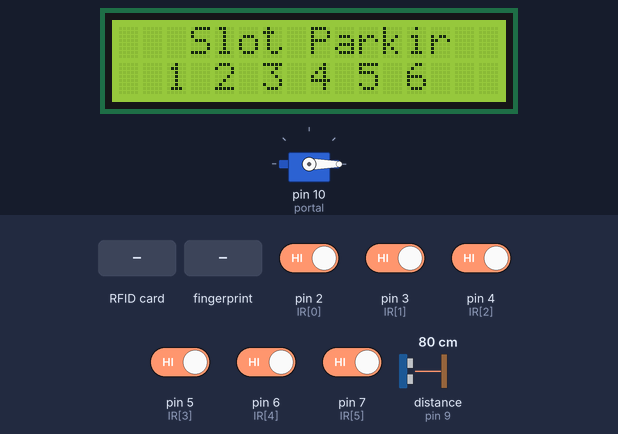
Simulated run of this sketch. Board: Arduino Mega 2560, built with avr-gcc and run on an emulated ATmega2560. Shown: 16×2 character LCD, servo. Wiring (inferred from the names in the program): ultrasonic range finder: trigger pin 8; echo pin 9. Inputs (shaded band) come from the test bench; at power-on: pin 2 (IR[0]), pin 3 (IR[1]), pin 4 (IR[2]), pin 5 (IR[3]), pin 6 (IR[4]), pin 7 (IR[5]) HIGH, distance to the obstacle (sensor on pin 9) 80 cm. The echo pulse lasts 58.3 µs per cm; what the sketch prints to the serial monitor is not drawn.

Above: at 4.1 s.
4.2 s: RFID card C4 23 5C 07 held to the reader
At 5.2 s:
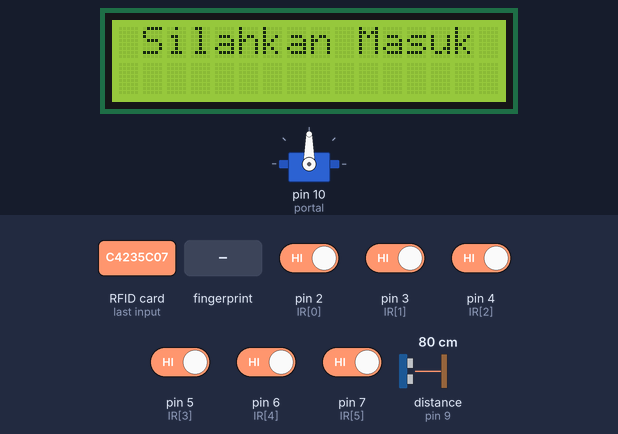
7.2 s: RFID card 5E 7A 19 C4 held to the reader
At 8.1 s:
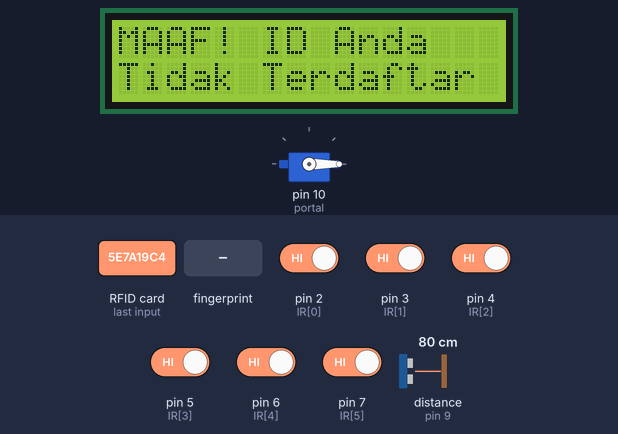
10.2 s: finger stored as number 1 placed on the sensor
At 12.1 s:
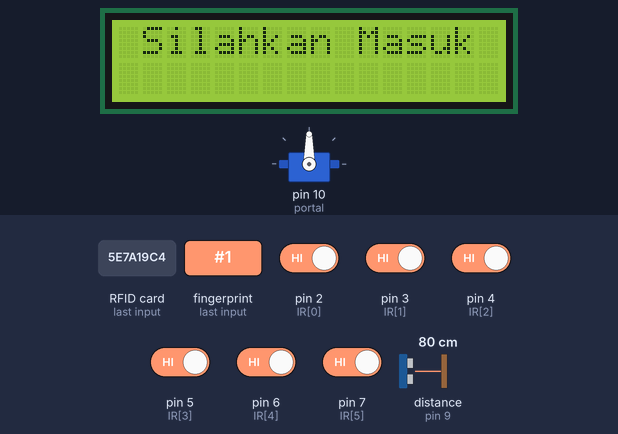
13.2 s: pin 2 (IR[0]) driven LOW
At 14.5 s:
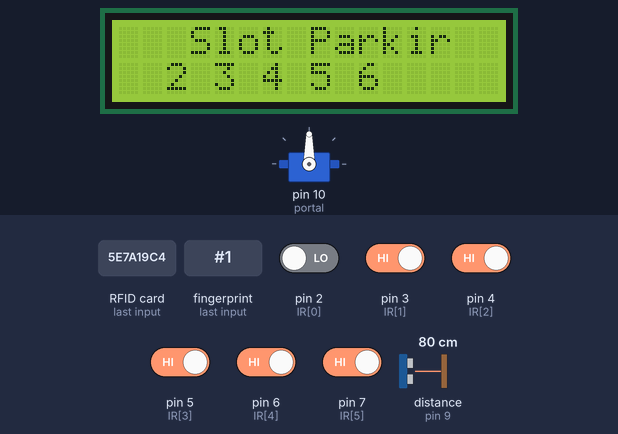
14.8 s: pin 3 (IR[1]) driven LOW
At 16.1 s:
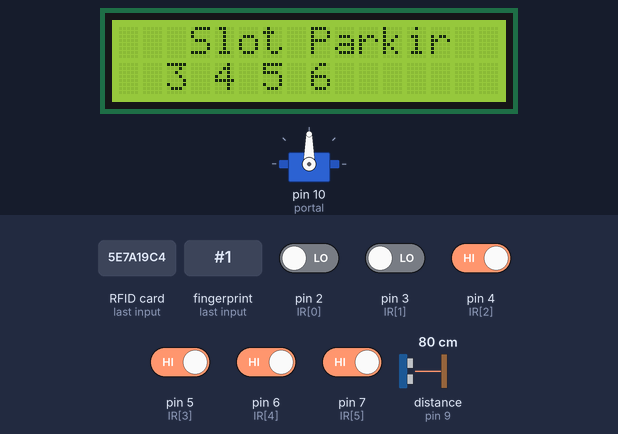
16.4 s: pin 4 (IR[2]) driven LOW
At 17.5 s:
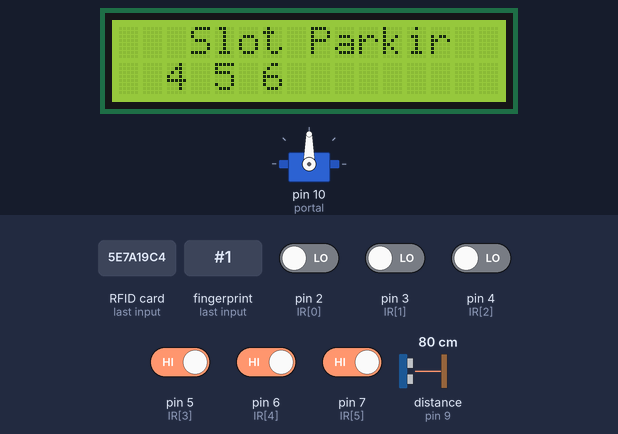
Timing chart, 0 to 19.0 s (numbered marks = the images above; inputs shaded):
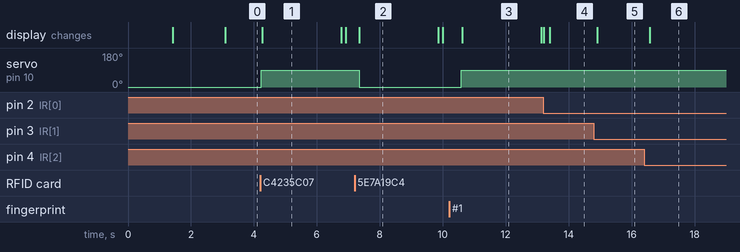

The sketch:

parking_system.ino
```cpp
#include <SPI.h>
#include <MFRC522.h>
#include <LiquidCrystal_I2C.h>
#include <Servo.h>
#include <Adafruit_Fingerprint.h>
#include <SoftwareSerial.h>

String UID[3] = {"C4 23 5C 07",
                 "47 E2 AF 6B",
                 "73 EA D8 1B"
                };

#define SS_PIN 53
#define RST_PIN 47
#define portal 10
#define echo  9
#define trig  8

const int IR[6] = {2, 3, 4, 5, 6, 7};
int IRvalue[6];
static String slot = "";
unsigned long currTime = 0;

MFRC522 mfrc522(SS_PIN, RST_PIN);
LiquidCrystal_I2C lcd(0x27, 16, 2);
SoftwareSerial mySerial(12, 11);
Servo servo;

Adafruit_Fingerprint finger = Adafruit_Fingerprint(&mySerial);

int x = 0;
bool statusMasuk, statusOpen;
static long jarak;

uint8_t getFingerprintID();
int getFingerprintIDez();

void DisplayLCD(int angka) {
  switch (angka) {
    case 0:
      lcd.setCursor(0, 0); lcd.print("   Slot Parkir  ");
      lcd.setCursor(2, 1); lcd.print(slot); lcd.print("                 ");
      break;
    case 1:
      lcd.setCursor(0, 0); lcd.print("  Sistem Parkir ");
      lcd.setCursor(0, 1); lcd.print("    Otomatis    ");
      delay(1500);
      break;
    case 2:
      lcd.setCursor(0, 0); lcd.print(" Silahkan Masuk ");
      lcd.setCursor(0, 1); lcd.print("                ");
      break;
    case 3:
      lcd.setCursor(0, 0); lcd.print("MAAF! ID Anda   ");
      lcd.setCursor(0, 1); lcd.print("Tidak Terdaftar ");
      break;
    case 4:
      lcd.setCursor(0, 0); lcd.print("MAAF! Jari Anda   ");
      lcd.setCursor(0, 1); lcd.print("Tidak Terdaftar ");
      break;
  }
}

long distance(int TRIG, int ECHO) {
  pinMode(TRIG, OUTPUT);    pinMode(ECHO, INPUT);
  digitalWrite(TRIG, LOW);  delayMicroseconds(8);
  digitalWrite(TRIG, HIGH); delayMicroseconds(8);
  digitalWrite(TRIG, LOW);  delayMicroseconds(8);

  long durasi = pulseIn(ECHO, HIGH);
  long jarak = (durasi / 2) / 29.1;
  delay(5);
  return jarak;
}
void fingerprint() {
  while (!Serial);  // For Yun/Leo/Micro/Zero/...
  delay(100);
  Serial.println("\n\nAdafruit finger detect test");

  // set the data rate for the sensor serial port
  finger.begin(57600);
  delay(5);
  if (finger.verifyPassword()) {
    Serial.println("Found fingerprint sensor!");
  } else {
    Serial.println("Did not find fingerprint sensor :(");
    while (1) {
      delay(1);
    }
  }

  Serial.println(F("Reading sensor parameters"));
  finger.getParameters();
  Serial.print(F("Status: 0x")); Serial.println(finger.status_reg, HEX);
  Serial.print(F("Sys ID: 0x")); Serial.println(finger.system_id, HEX);
  Serial.print(F("Capacity: ")); Serial.println(finger.capacity);
  Serial.print(F("Security level: ")); Serial.println(finger.security_level);
  Serial.print(F("Device address: ")); Serial.println(finger.device_addr, HEX);
  Serial.print(F("Packet len: ")); Serial.println(finger.packet_len);
  Serial.print(F("Baud rate: ")); Serial.println(finger.baud_rate);

  finger.getTemplateCount();

  if (finger.templateCount == 0) {
    Serial.print("Sensor doesn't contain any fingerprint data. Please run the 'enroll' example.");
  }
  else {
    Serial.println("Waiting for valid finger...");
    Serial.print("Sensor contains "); Serial.print(finger.templateCount); Serial.println(" templates");
  }
}
void setup() {
  Serial.begin(9600);
  fingerprint();
  SPI.begin(); mfrc522.PCD_Init();
  lcd.init(); lcd.clear(); lcd.backlight();
  servo.attach(portal);
  servo.write(0);

  for (int i = 0; i < 6; i++) {
    pinMode(IR[i], INPUT);
  }

  DisplayLCD(1);
  Serial.println("Approximate your card to the reader...");
  Serial.println();

}

void loop() {
  getFingerprintID();
  delay(50);
  slot = "";
  jarak = distance( trig, echo);

  for (int i = 0; i < 6; i++) {
    IRvalue[i] = digitalRead(IR[i]);
    if (IRvalue[i] == 1) {
      slot += String(i + 1) + String(" ");
    }
  }
  DisplayLCD(0);

  String content = "";
  if (mfrc522.PICC_IsNewCardPresent() && mfrc522.PICC_ReadCardSerial()) {
    for (byte i = 0; i < mfrc522.uid.size; i++) {
      content.concat(String(mfrc522.uid.uidByte[i] < 0x10 ? " 0" : " "));
      content.concat(String(mfrc522.uid.uidByte[i], HEX));
    } Serial.println();
    content.toUpperCase();
    for (byte i = 0; i < 5; i++) {
      if (content.substring(1) == UID[i]) {
        statusMasuk = true;
      }
    } if (!statusMasuk) {
      Serial.println("AKses Ditolak");
      DisplayLCD(3);
      servo.write(0);
      statusOpen = false;
      delay(2500); lcd.clear();
    } else if (statusMasuk) {
      Serial.println("Silahkan Masuk");
      servo.write(90);
      DisplayLCD(2);
      statusOpen = true;
      delay(2500); lcd.clear();
    }
  } statusMasuk = false;

  if (statusOpen && jarak <= 2) {
    servo.write(0); statusOpen = false;
    delay(2000);
  } else if (!statusOpen && jarak <= 2) {
    servo.write(90); x = 1;
  } else if (!statusOpen && jarak > 2 && x == 1) {
    delay(2000);
    servo.write(0); x = 0;
  } else if (statusOpen && jarak > 2) {
    servo.write(90);
  }
}

uint8_t getFingerprintID() {
  uint8_t p = finger.getImage();
  switch (p) {
    case FINGERPRINT_OK:
      Serial.println("Image taken");
      break;
    case FINGERPRINT_NOFINGER:
      Serial.println("No finger detected");
      return p;
    case FINGERPRINT_PACKETRECIEVEERR:
      Serial.println("Communication error");
      return p;
    case FINGERPRINT_IMAGEFAIL:
      Serial.println("Imaging error");
      return p;
    default:
      Serial.println("Unknown error");
      return p;
  }

  // OK success!

  p = finger.image2Tz();
  switch (p) {
    case FINGERPRINT_OK:
      Serial.println("Image converted");
      break;
    case FINGERPRINT_IMAGEMESS:
      Serial.println("Image too messy");
      return p;
    case FINGERPRINT_PACKETRECIEVEERR:
      Serial.println("Communication error");
      return p;
    case FINGERPRINT_FEATUREFAIL:
      Serial.println("Could not find fingerprint features");
      return p;
    case FINGERPRINT_INVALIDIMAGE:
      Serial.println("Could not find fingerprint features");
      return p;
    default:
      Serial.println("Unknown error");
      return p;
  }

  // OK converted!
  p = finger.fingerSearch();
  if (p == FINGERPRINT_OK) {
    Serial.println("Found a print match!");
    Serial.println("Silahkan Masuk");
      servo.write(90);
      DisplayLCD(2);
      statusOpen = true;
      delay(2500); lcd.clear();
      if (statusOpen && jarak <= 2) {
        servo.write(0);  statusOpen = false;
        delay(2000);
      } else if (!statusOpen && jarak <= 2) {
        servo.write(90); x = 1;
      } else if (!statusOpen && jarak > 2 && x == 1) {
        delay(2000);
        servo.write(0); x = 0;
      } else if (statusOpen && jarak > 2) {
        servo.write(90);
      }
  } else if (p == FINGERPRINT_PACKETRECIEVEERR) {
    Serial.println("Communication error");
    return p;
  } else if (p == FINGERPRINT_NOTFOUND) {
    Serial.println("Did not find a match");
    Serial.println("AKses Ditolak");
    DisplayLCD(4);
    servo.write(0);
//    statusOpen = false;
    delay(2500); lcd.clear();
    return p;
  } else {
    Serial.println("Unknown error");
    return p;
  }

  // found a match!
  Serial.print("Found ID #"); Serial.print(finger.fingerID);
  Serial.print(" with confidence of "); Serial.println(finger.confidence);

  return finger.fingerID;

}

// returns -1 if failed, otherwise returns ID #
int getFingerprintIDez() {
  uint8_t p = finger.getImage();
  if (p != FINGERPRINT_OK)  return -1;

  p = finger.image2Tz();
  if (p != FINGERPRINT_OK)  return -1;

  p = finger.fingerFastSearch();
  if (p != FINGERPRINT_OK)  return -1;

  // found a match!
  Serial.print("Found ID #"); Serial.print(finger.fingerID);
  Serial.print(" with confidence of "); Serial.println(finger.confidence);
  return finger.fingerID;
}
```

Measured:
- after the input at 4.2 s, servo on pin 10 (portal): 0° → 90° at once; the display: changes after 0.07 s (image 1)
- after the input at 7.2 s, servo on pin 10 (portal): 90° → 0° after 0.15 s; the display: changes after 0.15 s (image 2)
- after the input at 10.2 s, servo on pin 10 (portal): 0° → 90° after 0.39 s; the display: changes after 0.42 s (image 3)
- after the input at 13.2 s, the display: first differs from a run without the input after 0.20 s (image 4)
- after the input at 14.8 s, the display: changes after 0.11 s (image 5)
- after the input at 16.4 s, the display: changes after 0.18 s (image 6)
- what the display in image 1 shows lasts 2.5 s, from 4.3 s to 6.8 s
